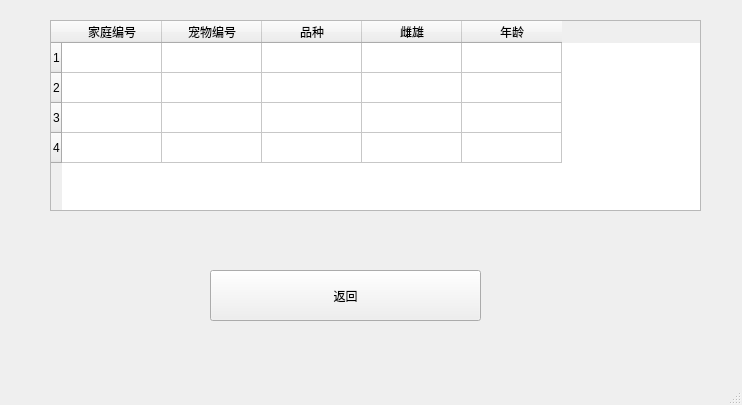
<?xml version="1.0" encoding="UTF-8"?>
<ui version="4.0">
 <class>MainWindow</class>
 <widget class="QMainWindow" name="MainWindow">
  <property name="geometry">
   <rect>
    <x>0</x>
    <y>0</y>
    <width>742</width>
    <height>405</height>
   </rect>
  </property>
  <property name="minimumSize">
   <size>
    <width>742</width>
    <height>405</height>
   </size>
  </property>
  <property name="maximumSize">
   <size>
    <width>742</width>
    <height>405</height>
   </size>
  </property>
  <property name="windowTitle">
   <string>user_宠物信息</string>
  </property>
  <widget class="QWidget" name="centralwidget">
   <widget class="QPushButton" name="pushButton">
    <property name="geometry">
     <rect>
      <x>210</x>
      <y>270</y>
      <width>271</width>
      <height>51</height>
     </rect>
    </property>
    <property name="styleSheet">
     <string notr="true">font: 18pt &quot;Arial&quot;;</string>
    </property>
    <property name="text">
     <string>返回</string>
    </property>
   </widget>
   <widget class="QTableWidget" name="tableWidget">
    <property name="geometry">
     <rect>
      <x>50</x>
      <y>20</y>
      <width>651</width>
      <height>191</height>
     </rect>
    </property>
    <row>
     <property name="text">
      <string>1</string>
     </property>
    </row>
    <row>
     <property name="text">
      <string>2</string>
     </property>
    </row>
    <row>
     <property name="text">
      <string>3</string>
     </property>
    </row>
    <row>
     <property name="text">
      <string>4</string>
     </property>
    </row>
    <column>
     <property name="text">
      <string>家庭编号</string>
     </property>
    </column>
    <column>
     <property name="text">
      <string>宠物编号</string>
     </property>
    </column>
    <column>
     <property name="text">
      <string>品种</string>
     </property>
    </column>
    <column>
     <property name="text">
      <string>雌雄</string>
     </property>
    </column>
    <column>
     <property name="text">
      <string>年龄</string>
     </property>
    </column>
   </widget>
  </widget>
  <widget class="QMenuBar" name="menubar">
   <property name="geometry">
    <rect>
     <x>0</x>
     <y>0</y>
     <width>742</width>
     <height>26</height>
    </rect>
   </property>
  </widget>
  <widget class="QStatusBar" name="statusbar"/>
 </widget>
 <resources/>
 <connections/>
</ui>
